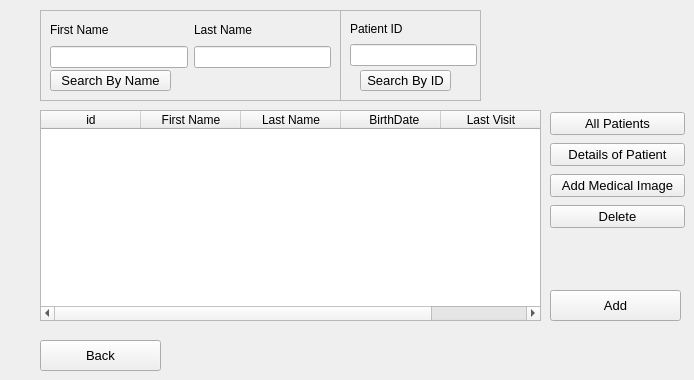
  <widget class="QWidget" name="PatientsDB1">
   <widget class="QWidget" name="verticalLayoutWidget_3">
    <property name="geometry">
     <rect>
      <x>550</x>
      <y>110</y>
      <width>135</width>
      <height>120</height>
     </rect>
    </property>
    <layout class="QVBoxLayout" name="View_AMI_Del_VL1">
     <item>
      <widget class="QPushButton" name="AllPatients1">
       <property name="font">
        <font>
         <pointsize>10</pointsize>
        </font>
       </property>
       <property name="text">
        <string>All Patients</string>
       </property>
      </widget>
     </item>
     <item>
      <widget class="QPushButton" name="Details1">
       <property name="font">
        <font>
         <pointsize>10</pointsize>
        </font>
       </property>
       <property name="text">
        <string>Details of Patient</string>
       </property>
      </widget>
     </item>
     <item>
      <widget class="QPushButton" name="AddMedicalImage1">
       <property name="font">
        <font>
         <pointsize>10</pointsize>
        </font>
       </property>
       <property name="text">
        <string>Add Medical Image</string>
       </property>
      </widget>
     </item>
     <item>
      <widget class="QPushButton" name="Delete1">
       <property name="font">
        <font>
         <pointsize>10</pointsize>
        </font>
       </property>
       <property name="text">
        <string>Delete</string>
       </property>
      </widget>
     </item>
    </layout>
   </widget>
   <widget class="QPushButton" name="Back1">
    <property name="geometry">
     <rect>
      <x>40</x>
      <y>340</y>
      <width>121</width>
      <height>31</height>
     </rect>
    </property>
    <property name="font">
     <font>
      <pointsize>10</pointsize>
     </font>
    </property>
    <property name="text">
     <string>Back</string>
    </property>
   </widget>
   <widget class="QPushButton" name="Add1">
    <property name="geometry">
     <rect>
      <x>550</x>
      <y>290</y>
      <width>131</width>
      <height>31</height>
     </rect>
    </property>
    <property name="font">
     <font>
      <pointsize>10</pointsize>
     </font>
    </property>
    <property name="text">
     <string>Add</string>
    </property>
   </widget>
   <widget class="QTableWidget" name="tableWidget1">
    <property name="geometry">
     <rect>
      <x>40</x>
      <y>110</y>
      <width>501</width>
      <height>211</height>
     </rect>
    </property>
    <property name="sizeAdjustPolicy">
     <enum>QAbstractScrollArea::AdjustToContents</enum>
    </property>
    <column>
     <property name="text">
      <string>  id  </string>
     </property>
    </column>
    <column>
     <property name="text">
      <string>  First Name  </string>
     </property>
    </column>
    <column>
     <property name="text">
      <string>  Last Name  </string>
     </property>
    </column>
    <column>
     <property name="text">
      <string>  BirthDate</string>
     </property>
    </column>
    <column>
     <property name="text">
      <string>  Last Visit  </string>
     </property>
    </column>
   </widget>
   <widget class="QFrame" name="frame1">
    <property name="geometry">
     <rect>
      <x>40</x>
      <y>10</y>
      <width>301</width>
      <height>91</height>
     </rect>
    </property>
    <property name="styleSheet">
     <string notr="true">border-color: rgb(62, 61, 57);</string>
    </property>
    <property name="frameShape">
     <enum>QFrame::StyledPanel</enum>
    </property>
    <property name="frameShadow">
     <enum>QFrame::Raised</enum>
    </property>
    <widget class="QWidget" name="horizontalLayoutWidget">
     <property name="geometry">
      <rect>
       <x>10</x>
       <y>10</y>
       <width>281</width>
       <height>48</height>
      </rect>
     </property>
     <layout class="QHBoxLayout" name="Name_HL1">
      <item>
       <layout class="QVBoxLayout" name="First_Name_VL1">
        <item>
         <widget class="QLabel" name="FirstName1">
          <property name="text">
           <string>First Name</string>
          </property>
         </widget>
        </item>
        <item>
         <widget class="QLineEdit" name="FirstNameBox1"/>
        </item>
       </layout>
      </item>
      <item>
       <layout class="QVBoxLayout" name="Last_Name_VL1">
        <item>
         <widget class="QLabel" name="LastName1">
          <property name="text">
           <string>Last Name</string>
          </property>
         </widget>
        </item>
        <item>
         <widget class="QLineEdit" name="LastNameBox1"/>
        </item>
       </layout>
      </item>
     </layout>
    </widget>
    <widget class="QPushButton" name="SearchByName1">
     <property name="geometry">
      <rect>
       <x>10</x>
       <y>60</y>
       <width>121</width>
       <height>21</height>
      </rect>
     </property>
     <property name="font">
      <font>
       <pointsize>10</pointsize>
      </font>
     </property>
     <property name="text">
      <string>Search By Name</string>
     </property>
    </widget>
   </widget>
   <widget class="QFrame" name="frameId1">
    <property name="geometry">
     <rect>
      <x>340</x>
      <y>10</y>
      <width>141</width>
      <height>91</height>
     </rect>
    </property>
    <property name="frameShape">
     <enum>QFrame::StyledPanel</enum>
    </property>
    <property name="frameShadow">
     <enum>QFrame::Raised</enum>
    </property>
    <widget class="QWidget" name="layoutWidget">
     <property name="geometry">
      <rect>
       <x>10</x>
       <y>10</y>
       <width>127</width>
       <height>46</height>
      </rect>
     </property>
     <layout class="QVBoxLayout" name="Last_Name_VL1_2">
      <item>
       <widget class="QLabel" name="LastName1_2">
        <property name="text">
         <string>Patient ID</string>
        </property>
       </widget>
      </item>
      <item>
       <widget class="QLineEdit" name="IdBox1"/>
      </item>
     </layout>
    </widget>
    <widget class="QPushButton" name="SearchById1">
     <property name="geometry">
      <rect>
       <x>20</x>
       <y>60</y>
       <width>91</width>
       <height>21</height>
      </rect>
     </property>
     <property name="font">
      <font>
       <pointsize>10</pointsize>
      </font>
     </property>
     <property name="text">
      <string>Search By ID</string>
     </property>
    </widget>
   </widget>
  </widget>
